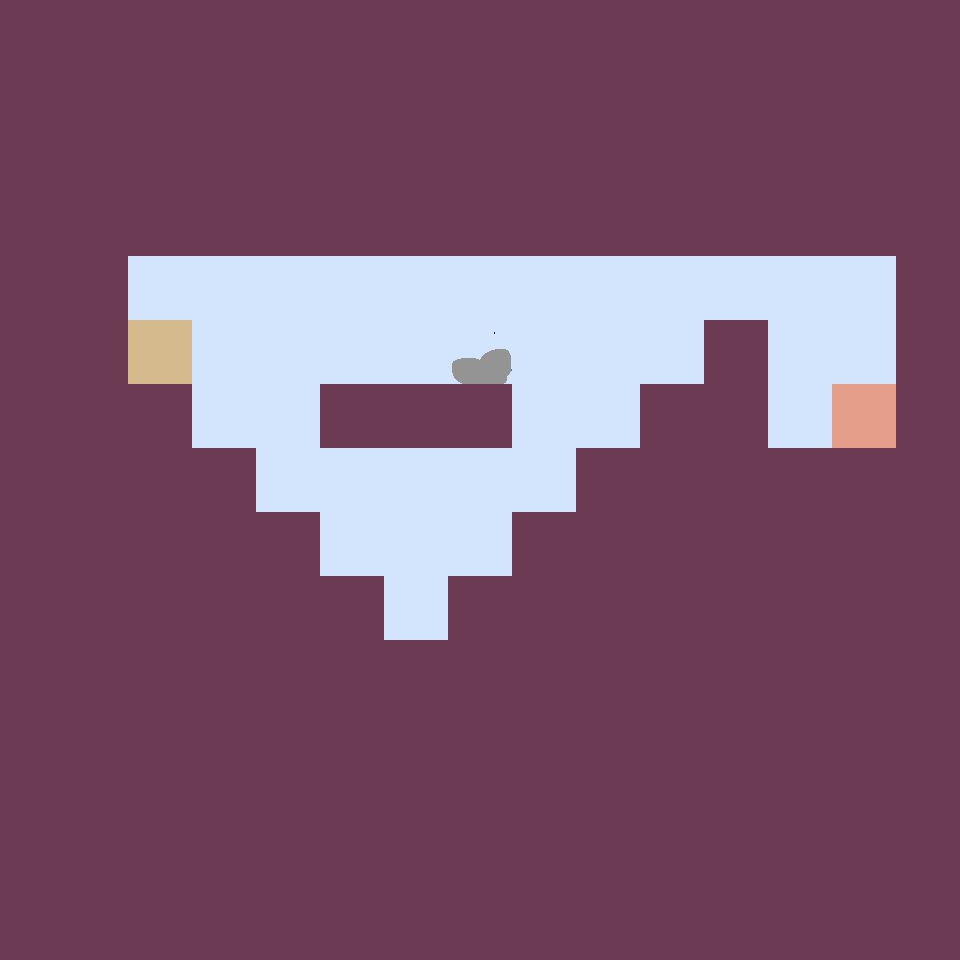

A 2D game scene composited from a Tiled map and its tileset images. What follows is a short description and the map's XML, with every tile layer's data as written:
An orthogonal 15x15 tile map with 64x64 px tiles, 1 tile layer (Tile Layer 1).

<map version="1.0" orientation="orthogonal" width="15" height="15" tilewidth="64" tileheight="64">
 <tileset firstgid="1" name="Tiles" tilewidth="64" tileheight="64">
  <image source="../tiles.png" width="320" height="320" />
 </tileset>
 <layer name="Tile Layer 1" width="15" height="15">
  <data encoding="csv">
2,2,2,2,2,2,2,2,2,2,2,2,2,2,2,
2,2,2,2,2,2,2,2,2,2,2,2,2,2,2,
2,2,2,2,2,2,2,2,2,2,2,2,2,2,2,
2,2,2,2,2,2,2,2,2,2,2,2,2,2,2,
2,2,1,1,1,1,1,1,1,1,1,1,1,1,2,
2,2,6,1,1,1,1,14,1,1,1,2,1,1,2,
2,2,2,1,1,3,3,3,1,1,2,2,1,7,2,
2,2,2,2,1,1,1,1,1,2,2,2,2,2,2,
2,2,2,2,2,1,1,1,2,2,2,2,2,2,2,
2,2,2,2,2,2,1,2,2,2,2,2,2,2,2,
2,2,2,2,2,2,2,2,2,2,2,2,2,2,2,
2,2,2,2,2,2,2,2,2,2,2,2,2,2,2,
2,2,2,2,2,2,2,2,2,2,2,2,2,2,2,
2,2,2,2,2,2,2,2,2,2,2,2,2,2,2,
2,2,2,2,2,2,2,2,2,2,2,2,2,2,2
</data>
 </layer>
</map>